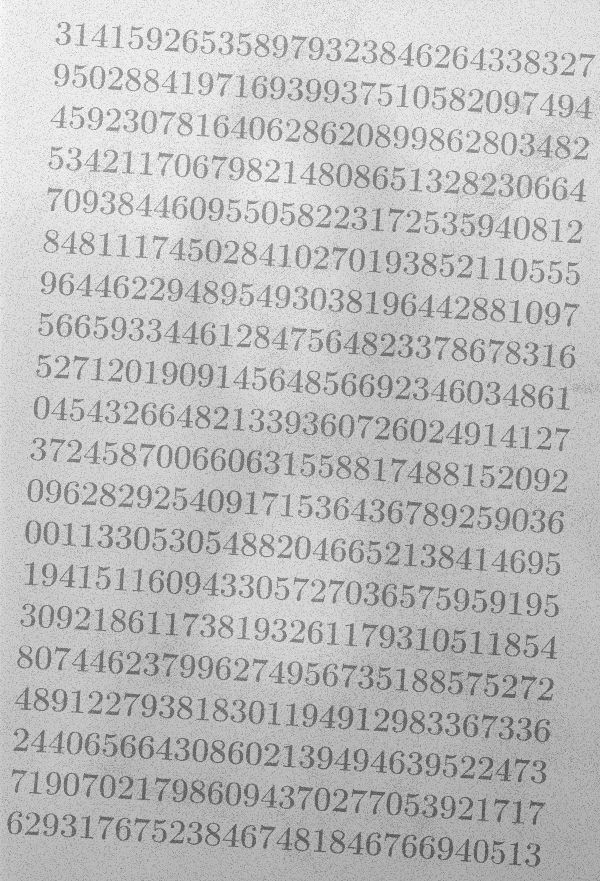
#> input picture Mathematical_morphology_and_segmentation/images/morf_test.png, 600 x 881 px, found by its file name
$ python gray_scale2binary_scale.py
#> lines starting #> are read from the running program, lines starting #| are printed output that depends on the picture; after the words box and inside, x2 and y2 are one past the last pixel; in counts of white or black regions, pixels touching at a corner belong together
import cv2
import numpy as np

# Load the grayscale image
gray_image = cv2.imread(
             'Mathematical_morphology_and_segmentation/images/morf_test.png',
             cv2.IMREAD_GRAYSCALE
)
#> gray_image is the input picture: shape (881, 600); min 85, max 251, mean 190.6

# Apply a median blur to reduce noise
blurred_image = cv2.medianBlur(gray_image, 5)

# Apply adaptive thresholding to create a binary image
binary_image = cv2.adaptiveThreshold(
    blurred_image, 255,
    cv2.ADAPTIVE_THRESH_GAUSSIAN_C,
    cv2.THRESH_BINARY_INV,
    11, 2
)
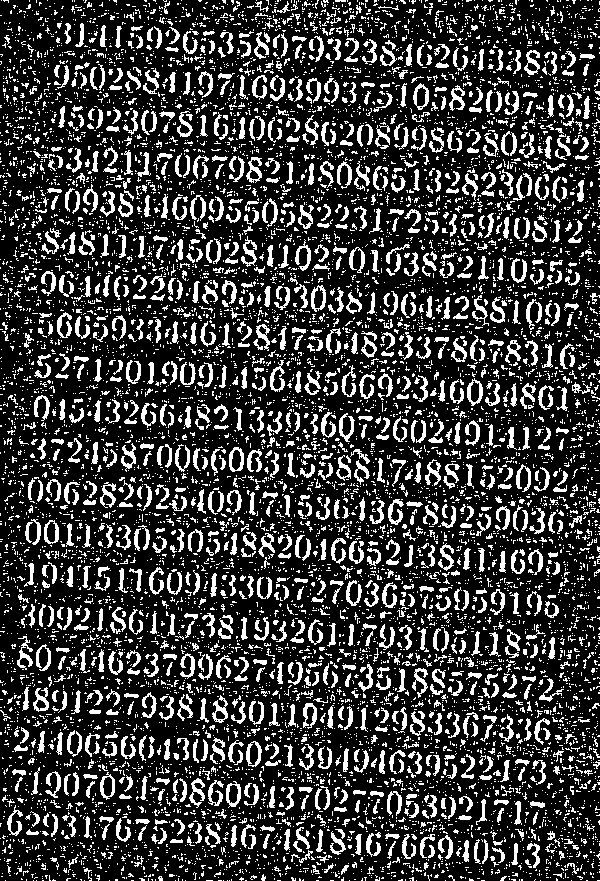
#> binary_image: shape (881, 600); 22.7% white; 9715 white regions (8310 under 20 px), largest, box (x1, y1, x2, y2) and area: (17, 636, 33, 670) 197, (189, 778, 205, 808) 195, (241, 236, 257, 267) 194

# Define a structuring element for morphological operations
ellipse_kernel_4x4 = cv2.getStructuringElement(cv2.MORPH_ELLIPSE, (4, 4))

# Perform dilation followed by erosion (closing)
dilated_image = cv2.dilate(binary_image, ellipse_kernel_4x4, iterations=1)
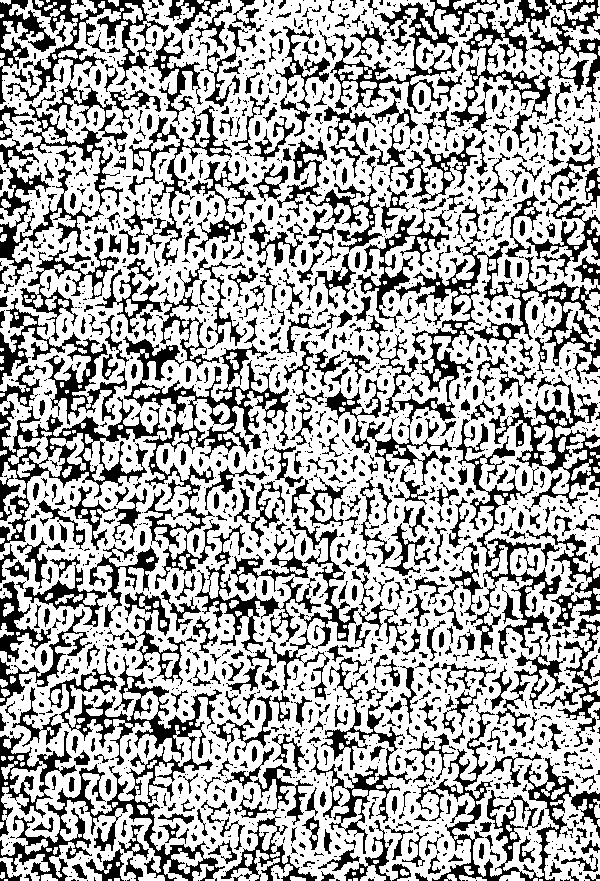
#> dilated_image: shape (881, 600); 66.5% white; 1872 black regions (1136 under 20 px), largest, box (x1, y1, x2, y2) and area: (0, 649, 225, 881) 9886, (330, 0, 600, 135) 8959, (123, 336, 290, 548) 6800
closed_image = cv2.erode(dilated_image, ellipse_kernel_4x4, iterations=1)
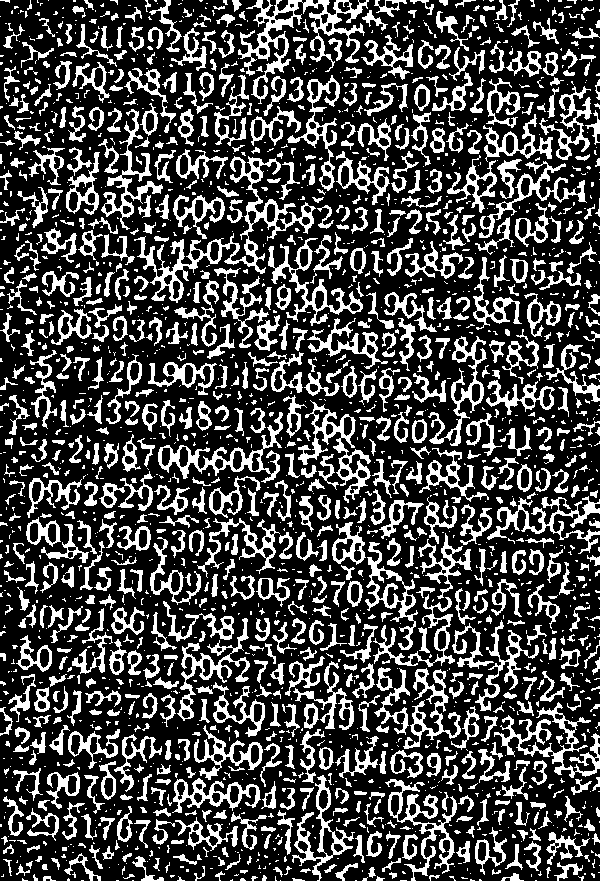
#> closed_image: shape (881, 600); 28.1% white; 2088 white regions (1188 under 20 px), largest, box (x1, y1, x2, y2) and area: (134, 156, 316, 303) 3446, (238, 0, 369, 104) 3110, (494, 702, 600, 778) 1931

# Calculate the difference between the original and closed images
image_difference = closed_image - gray_image
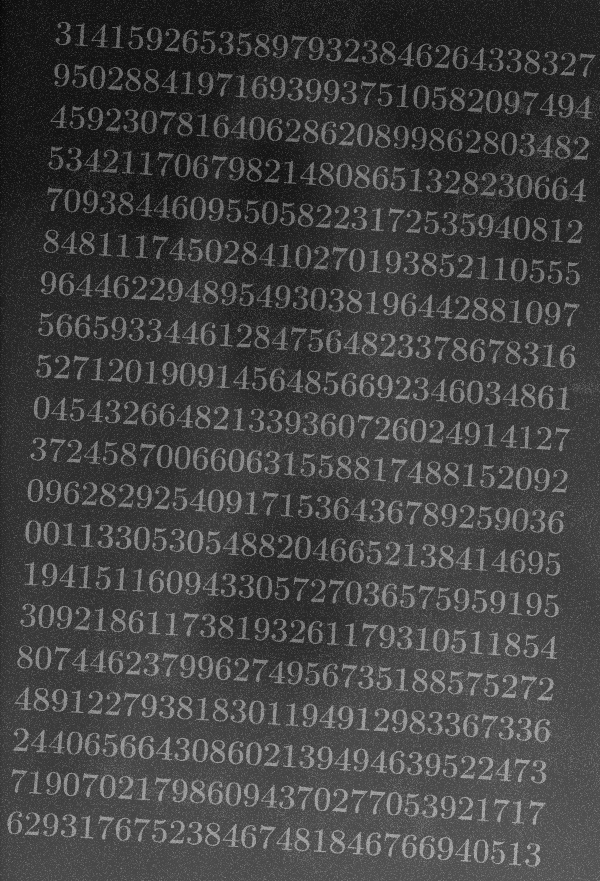
#> image_difference: shape (881, 600); min 4, max 171, mean 65.2

# Apply bilateral filtering to remove noise while preserving edges
filtered_image = cv2.bilateralFilter(gray_image, 10, 80, 80)

# Apply adaptive thresholding to the filtered image
filtered_binary_image = cv2.adaptiveThreshold(
    filtered_image, 255,
    cv2.ADAPTIVE_THRESH_GAUSSIAN_C,
    cv2.THRESH_BINARY_INV,
    11, 2
)
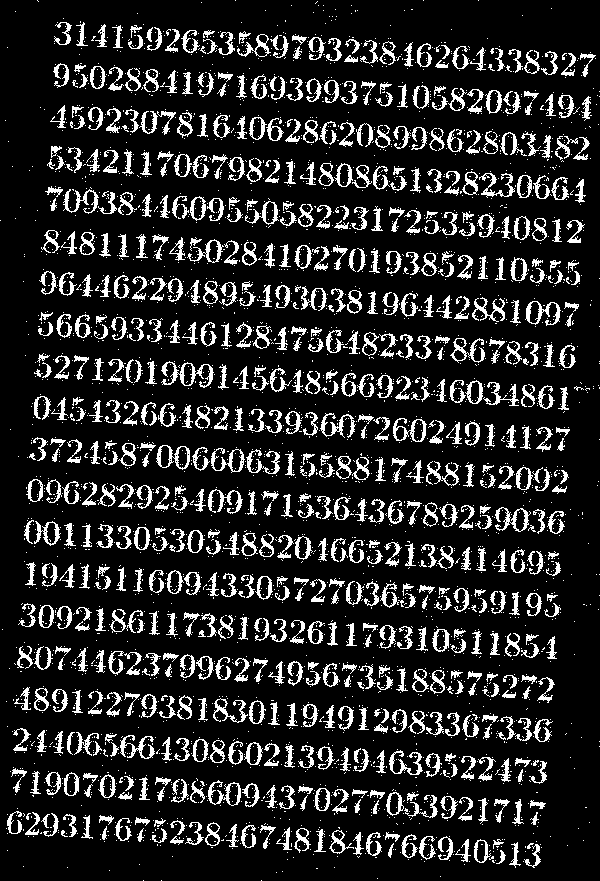
#> filtered_binary_image: shape (881, 600); 15.5% white; 3998 white regions (3266 under 20 px), largest, box (x1, y1, x2, y2) and area: (161, 361, 214, 388) 461, (525, 301, 561, 326) 315, (495, 507, 531, 532) 315

# Invert the binary image
inverted_binary_image = 255 - filtered_binary_image

# Modify the structuring element for opening operation
ellipse_kernel_2by2 = cv2.getStructuringElement(cv2.MORPH_ELLIPSE, (2, 2))

# Perform opening (erosion followed by dilation) to remove noise
opened_image = cv2.morphologyEx(
    inverted_binary_image,
    cv2.MORPH_OPEN,
    ellipse_kernel_2by2,
    iterations=1
)
#> opened_image: shape (881, 600); 84.5% white; 1140 black regions (477 under 20 px), largest, box (x1, y1, x2, y2) and area: (319, 163, 407, 192) 681, (64, 188, 141, 216) 599, (450, 381, 519, 407) 581

# Perform additional erosion and closing operations
eroded_image = cv2.erode(opened_image, ellipse_kernel_2by2, iterations=1)
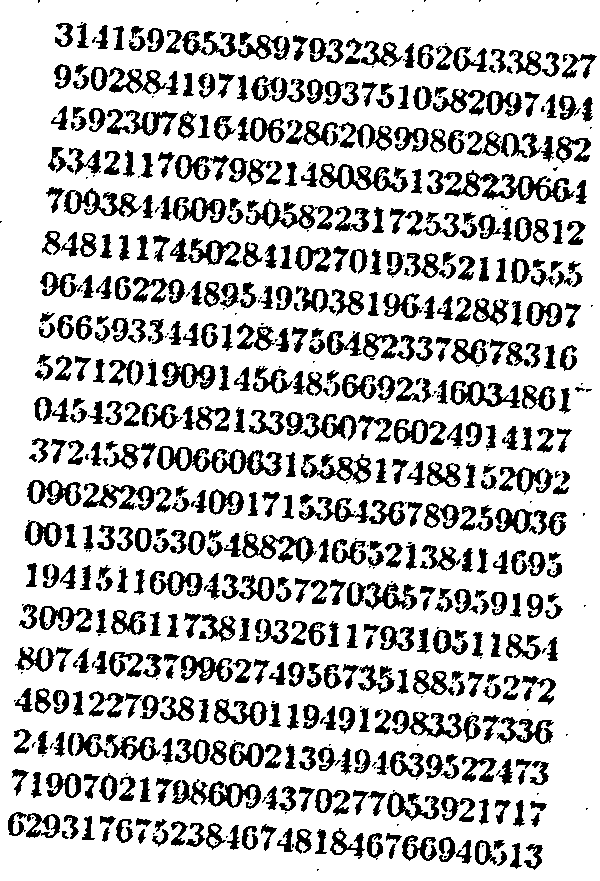
#> eroded_image: shape (881, 600); 77.8% white; 722 black regions (178 under 20 px), largest, box (x1, y1, x2, y2) and area: (444, 170, 575, 202) 1561, (157, 446, 282, 476) 1508, (172, 779, 261, 809) 1112
final_image = cv2.morphologyEx(
              eroded_image, cv2.MORPH_CLOSE,
              ellipse_kernel_2by2, iterations=1
)
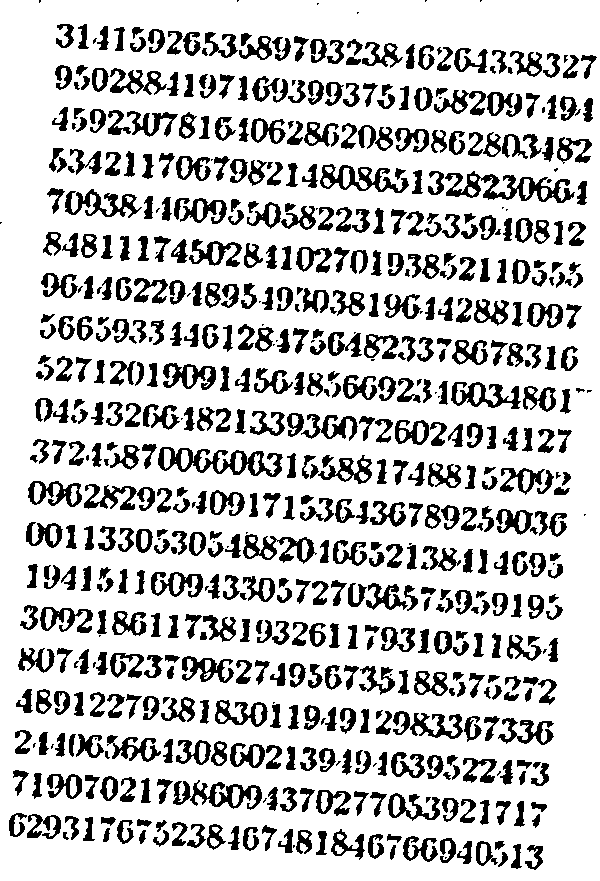
#> final_image: shape (881, 600); 78.3% white; 657 black regions (67 under 20 px), largest, box (x1, y1, x2, y2) and area: (445, 171, 575, 203) 1557, (158, 447, 283, 477) 1505, (320, 164, 409, 193) 1000

# Display the final image
cv2.imshow("Final Image", np.uint8(final_image))

# Save the processed images to files
cv2.imwrite("gray_image.png", gray_image)
cv2.imwrite("blurred_image.png", blurred_image)
cv2.imwrite("binary_image.png", binary_image)
cv2.imwrite("closed_image.png", closed_image)
cv2.imwrite("image_difference.png", image_difference)
cv2.imwrite("filtered_image.png", filtered_image)
cv2.imwrite("filtered_binary_image.png", filtered_binary_image)
cv2.imwrite("inverted_binary_image.png", inverted_binary_image)
cv2.imwrite("opened_image.png", opened_image)
cv2.imwrite("eroded_image.png", eroded_image)
cv2.imwrite("final_image.png", final_image)

# Wait for a key press and close all windows
cv2.waitKey(0)
cv2.destroyAllWindows()

$ run again, with Mathematical_morphology_and_segmentation/images/img_cells.jpg saved as Mathematical_morphology_and_segmentation/images/morf_test.png
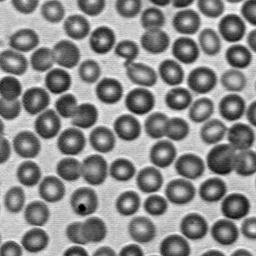
#> input picture Mathematical_morphology_and_segmentation/images/img_cells.jpg, 256 x 256 px, found by its file name
#> gray_image is the input picture: shape (256, 256); min 0, max 255, mean 138.6
#> `binary_image = cv2.adaptiveThreshold( blurred_image, 255, cv2.ADAPTIVE..`:
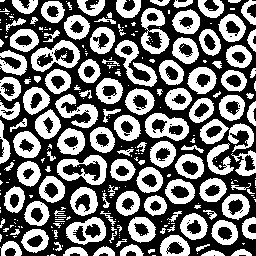
#> binary_image: shape (256, 256); 44.9% white; 287 white regions (166 under 20 px), largest, box (x1, y1, x2, y2) and area: (57, 155, 107, 185) 703, (31, 40, 80, 72) 676, (115, 40, 157, 87) 672
#> dilated_image: shape (256, 256); 75.4% white; 146 black regions (62 under 20 px), largest, box (x1, y1, x2, y2) and area: (0, 0, 256, 256) 11309, (0, 207, 37, 243) 284, (156, 164, 182, 197) 175
#> closed_image: shape (256, 256); 47.6% white; 127 white regions (25 under 20 px), largest, box (x1, y1, x2, y2) and area: (22, 155, 108, 253) 1883, (201, 120, 256, 177) 1567, (14, 132, 42, 187) 891
#> filtered_binary_image: shape (256, 256); 43% white; 154 white regions (75 under 20 px), largest, box (x1, y1, x2, y2) and area: (200, 119, 256, 176) 1346, (115, 40, 157, 87) 740, (57, 155, 107, 185) 726
#> opened_image: shape (256, 256); 57% white; 120 black regions (42 under 20 px), largest, box (x1, y1, x2, y2) and area: (201, 120, 256, 177) 1348, (116, 41, 158, 87) 746, (58, 156, 108, 186) 718
#> eroded_image: shape (256, 256); 49.8% white; 69 white regions (6 under 20 px), largest, box (x1, y1, x2, y2) and area: (0, 0, 256, 256) 27232, (216, 142, 256, 171) 540, (77, 228, 100, 240) 174
#> `final_image = cv2.morphologyEx( eroded_image, cv2.MORPH_CLOSE, ellipse..`:
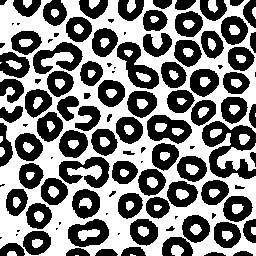
#> final_image: shape (256, 256); 50% white; 111 black regions (27 under 20 px), largest, box (x1, y1, x2, y2) and area: (202, 121, 256, 179) 1573, (117, 42, 159, 89) 878, (59, 157, 110, 188) 837
